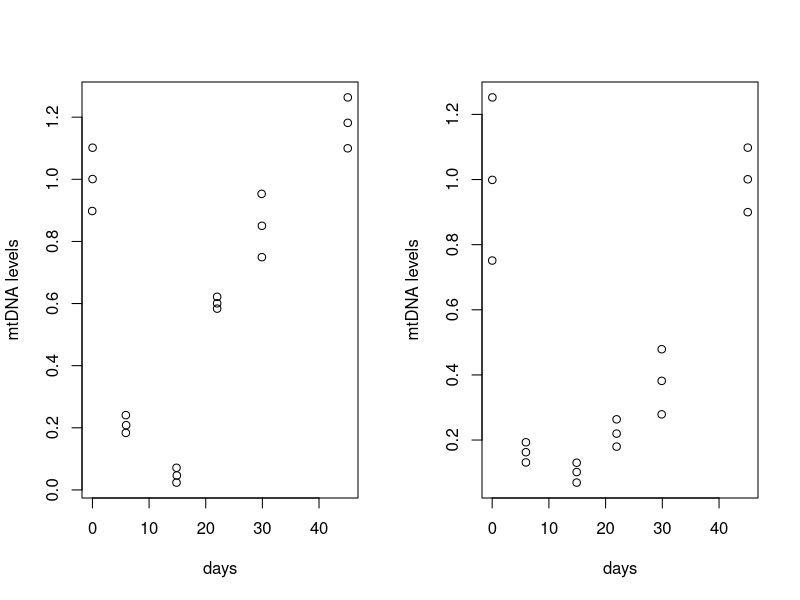

This figure's R source:
mutant_raw = read.csv("Moraes_blue.csv", header=FALSE)
wild_raw = read.csv("Moraes_red.csv", header=FALSE)

names(mutant_raw) = c("days", "mtDNA levels")
names(wild_raw) = c("days", "mtDNA levels")

par(mfrow=c(1,2))
plot(mutant_raw)
plot(wild_raw)
par(mfrow=c(1,1))

time = rep(c(0,6,15,22,30,45), 6)
type = c(rep("wild", 18), rep("mutant", 18))
bound = rep(c(rep("lower", 6), rep("pred", 6), rep("upper", 6)), 2)

Moraes_data = data.frame(time=time, exp.level=c(wild_raw[,2], mutant_raw[,2]), 
                         type=type, bound=bound)

write.csv(Moraes_data, file="Moraes_data.csv")

